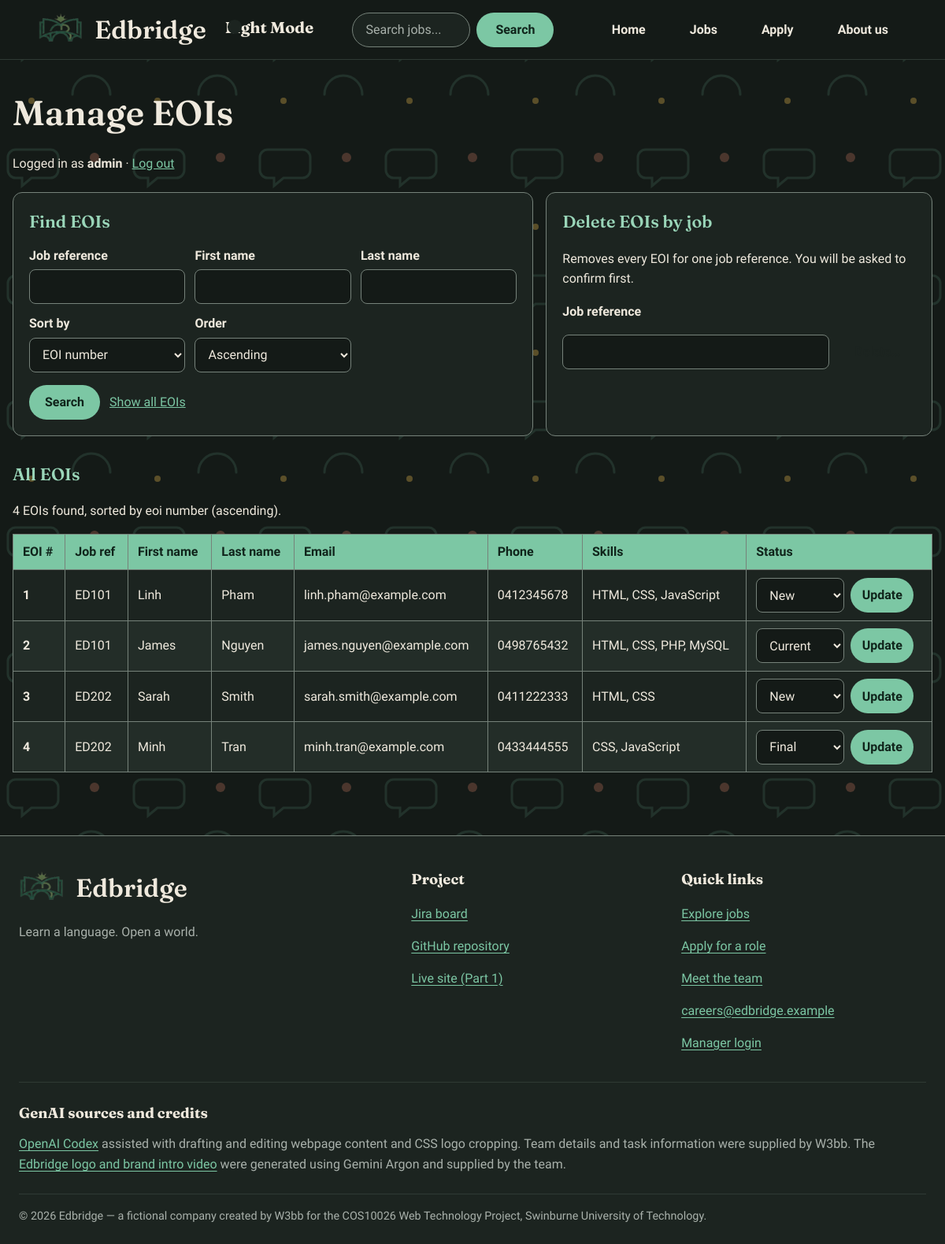
/manage.php (signed in), run on the app's committed database.
### tables this page shows
CREATE TABLE eoi (
  EOInumber INT UNSIGNED NOT NULL AUTO_INCREMENT,
  job_reference VARCHAR(5) NOT NULL,
  first_name VARCHAR(20) NOT NULL,
  last_name VARCHAR(20) NOT NULL,
  date_of_birth DATE NOT NULL,
  gender VARCHAR(20) NOT NULL,
  street_address VARCHAR(40) NOT NULL,
  suburb VARCHAR(40) NOT NULL,
  state CHAR(3) NOT NULL,
  postcode CHAR(4) NOT NULL,
  email VARCHAR(255) NOT NULL,
  phone VARCHAR(12) NOT NULL,
  skill1 VARCHAR(50) NULL,
  skill2 VARCHAR(50) NULL,
  skill3 VARCHAR(50) NULL,
  skill4 VARCHAR(50) NULL,
  skill5 VARCHAR(50) NULL,
  other_skills TEXT NULL,
  status ENUM('New', 'Current', 'Final') NOT NULL DEFAULT 'New',
  PRIMARY KEY (EOInumber)
);

### functions.php (called while the page is built, shortened)
<?php
function cleanInput($value): string
{
    $value = trim((string)$value);
    $value = stripslashes($value);
    return htmlspecialchars($value, ENT_QUOTES, 'UTF-8');
}
function safeOutput($value): string
{
    return htmlspecialchars((string)$value, ENT_QUOTES, 'UTF-8');
}

### manage.php (the view, shortened to what this page needs)
<?php
require_once __DIR__ . '/functions.php';
$sortFields = [
    'EOInumber'     => 'EOI number',
    'job_reference' => 'Job reference',
    'first_name'    => 'First name',
    'last_name'     => 'Last name',
    'status'        => 'Status',
];
$statuses = ['New', 'Current', 'Final'];
$conn = dbConnect();
$filterRef = strtoupper(cleanInput($_GET['job_reference'] ?? ''));
$filterFirst = cleanInput($_GET['first_name'] ?? '');
$filterLast = cleanInput($_GET['last_name'] ?? '');
$sort = (isset($_GET['sort']) && is_string($_GET['sort']) && array_key_exists($_GET['sort'], $sortFields))
    ? $_GET['sort'] : 'EOInumber';
$order = (($_GET['order'] ?? '') === 'desc') ? 'desc' : 'asc';
$pageUrl = 'manage.php?' . http_build_query([
    'job_reference' => $filterRef,
    'first_name'    => $filterFirst,
    'last_name'     => $filterLast,
    'sort'          => $sort,
    'order'         => $order,
]);
$rows = [];
if ($conn !== null) {
    $sql = "SELECT EOInumber, job_reference, first_name, last_name, email, phone,
                   CONCAT_WS(', ', skill1, skill2, skill3, skill4, skill5) AS skills, status
              FROM eoi";
    $sql .= " ORDER BY $sort " . strtoupper($order) . ', EOInumber ASC';
    $stmt = $conn->prepare($sql);
    if ($stmt) {
        $stmt->execute();
        $result = $stmt->get_result();
        while ($row = $result->fetch_assoc()) {
            $rows[] = $row;
        }
    } else {
        error_log('Manage query failed: ' . $conn->error);
        $message = 'The eoi table was not found. Import the SQL file first.';
        $messageType = 'error';
    }
}
$isFiltered = ($filterRef !== '' || $filterFirst !== '' || $filterLast !== '');
?>
<!DOCTYPE html>
<html lang="en">
<head>
  <link rel="stylesheet" href="styles/styles.css">
</head>
<body class="manage-page">
<?php include __DIR__ . '/header.inc'; ?>
  <main id="main">
    <div class="manage-title">
      <h1>Manage EOIs</h1>
      <p>Logged in as <strong><?php echo safeOutput($_SESSION[SESSION_USERNAME] ?? ''); ?></strong> &middot; <a href="logout.php">Log out</a></p>
    </div>
    <div class="manage-tools">
      <section class="manage-panel" aria-labelledby="filter-heading">
        <h2 id="filter-heading">Find EOIs</h2>
        <form action="manage.php" method="get">
          <div class="manage-fields">
            <div>
              <label for="filter_job_reference">Job reference</label>
              <input type="text" id="filter_job_reference" name="job_reference" maxlength="5" value="<?php echo safeOutput($filterRef); ?>">
            </div>
            <div>
              <label for="filter_first_name">First name</label>
              <input type="text" id="filter_first_name" name="first_name" maxlength="20" value="<?php echo safeOutput($filterFirst); ?>">
            </div>
            <div>
              <label for="filter_last_name">Last name</label>
              <input type="text" id="filter_last_name" name="last_name" maxlength="20" value="<?php echo safeOutput($filterLast); ?>">
            </div>
            <div>
              <label for="sort">Sort by</label>
              <select id="sort" name="sort">
<?php foreach ($sortFields as $field => $label): ?>
                <option value="<?php echo $field; ?>"<?php if ($field === $sort) echo ' selected'; ?>><?php echo $label; ?></option>
<?php endforeach; ?>
              </select>
            </div>
            <div>
              <label for="order">Order</label>
              <select id="order" name="order">
                <option value="asc"<?php if ($order === 'asc') echo ' selected'; ?>>Ascending</option>
              </select>
            </div>
          </div>
          <div class="manage-actions">
            <button type="submit">Search</button>
            <a href="manage.php">Show all EOIs</a>
          </div>
        </form>
      </section>
      <section class="manage-panel" aria-labelledby="delete-heading">
        <h2 id="delete-heading">Delete EOIs by job</h2>
        <p>Removes every EOI for one job reference. You will be asked to confirm first.</p>
        <form action="<?php echo safeOutput($pageUrl); ?>" method="post">
          <label for="delete_reference">Job reference</label>
          <div class="manage-actions">
            <input type="text" id="delete_reference" name="delete_reference" maxlength="5" required>
            <button type="submit" class="manage-danger">Delete&hellip;</button>
          </div>
        </form>
      </section>
    </div>
    <section aria-labelledby="results-heading">
      <h2 id="results-heading"><?php echo $isFiltered ? 'Matching EOIs' : 'All EOIs'; ?></h2>
      <p><?php echo count($rows); ?> EOI<?php echo count($rows) === 1 ? '' : 's'; ?> found, sorted by <?php echo safeOutput(strtolower($sortFields[$sort])); ?> (<?php echo $order === 'asc' ? 'ascending' : 'descending'; ?>).</p>
<?php if ($rows): ?>
      <div class="manage-table-scroll" role="region" aria-labelledby="results-heading" tabindex="0">
        <table class="manage-table">
          <thead>
            <tr>
              <th scope="col">EOI #</th>
              <th scope="col">Job ref</th>
              <th scope="col">First name</th>
              <th scope="col">Last name</th>
              <th scope="col">Email</th>
              <th scope="col">Phone</th>
              <th scope="col">Skills</th>
              <th scope="col">Status</th>
            </tr>
          </thead>
          <tbody>
<?php foreach ($rows as $row): ?>
<?php $id = safeOutput($row['EOInumber']); ?>
            <tr>
              <th scope="row"><?php echo $id; ?></th>
              <td><?php echo safeOutput($row['job_reference']); ?></td>
              <td><?php echo safeOutput($row['first_name']); ?></td>
              <td><?php echo safeOutput($row['last_name']); ?></td>
              <td><?php echo safeOutput($row['email']); ?></td>
              <td><?php echo safeOutput($row['phone']); ?></td>
              <td><?php echo safeOutput($row['skills']); ?></td>
              <td>
                <form class="manage-status" action="<?php echo safeOutput($pageUrl); ?>" method="post">
                  <select id="status_<?php echo $id; ?>" name="status">
<?php foreach ($statuses as $status): ?>
                    <option value="<?php echo $status; ?>"<?php if ($status === $row['status']) echo ' selected'; ?>><?php echo $status; ?></option>
<?php endforeach; ?>
                  </select>
                  <button type="submit">Update</button>
                </form>
              </td>
            </tr>
<?php endforeach; ?>
          </tbody>
        </table>
      </div>
<?php else: ?>
      <p class="manage-empty">No EOIs match these filters.</p>
<?php endif; ?>
    </section>
  </main>
<?php include __DIR__ . '/footer.inc'; ?>
</body>
</html>

### styles/styles.css (style rules this page uses)
:root { --paper: #141a17; --paper-raised: #1c2420; --paper-sunk: #232d28; --ink: #efe9dd; --ink-muted: #a9b1ab; --line: #2f3a34; --line-strong: #76827a; --brand: #7cc7a4; --brand-strong: #9ad6b9; --brand-tint: #1e3a2e; --on-brand: #10241b; --accent: #f08a6e; --accent-text: #f4a38c; --on-sun: #b3b1ae; --focus: #f4a38c; --col-strong: #232d28; --font-display: "Fraunces", Georgia, serif; --font-sans: "Atkinson Hyperlegible", "Segoe UI", system-ui, sans-serif; --font-normal: 'Times New Roman', Times, serif; }
* { box-sizing: border-box; }
body { margin: 0; background-color: var(--paper); background-image: url("../img/hero-pattern-dark.svg"); background-repeat: repeat; background-size: 160px 160px; color: var(--ink); font-family: var(--font-sans); line-height: 1.6; }
h1, h2 { font-family: var(--font-display); font-weight: 600; }
h1 { font-size: 3rem; margin: 0; }
h2 { font-size: 2rem; color: var(--brand-strong); }
p { font-size: 1.25rem; }
a { color: var(--brand); }
.manage-page > main { width: min(100% - 2rem, 76rem); margin-inline: auto; padding-block: 2rem; }
.manage-page h1 { font-size: clamp(2rem, 4vw, 2.75rem); margin-bottom: 0.25rem; }
.manage-page h2 { font-size: 1.35rem; margin: 0 0 0.75rem; }
.manage-page p { font-size: 1rem; }
.manage-tools { display: flex; flex-wrap: wrap; gap: 1rem; margin-block: 1.5rem 2rem; }
.manage-panel, .manage-confirm { flex: 1 1 20rem; padding: 1.25rem; border: 1px solid var(--line-strong); border-radius: 12px; background: var(--paper-raised); }
.manage-panel:first-child { flex-grow: 2; }
.manage-fields { display: grid; grid-template-columns: repeat(auto-fit, minmax(10rem, 1fr)); gap: 0.75rem; }
.manage-page label { display: block; margin-bottom: 0.3rem; font-weight: 700; }
.manage-page main input[type="text"], .manage-page main select { width: 100%; min-height: 44px; padding: 0.5rem 0.75rem; border: 1px solid var(--line-strong); border-radius: 8px; background: var(--paper); color: var(--ink); font: inherit; }
.manage-actions { display: flex; flex-wrap: wrap; align-items: center; gap: 0.75rem; margin-top: 1rem; }
.manage-actions input[type="text"] { flex: 1 1 8rem; width: auto; }
.manage-page main button { min-height: 44px; padding: 0.5rem 1.25rem; border: none; border-radius: 999px; background: var(--brand); color: var(--on-brand); font: inherit; font-weight: 700; cursor: pointer; }
.manage-page main .manage-danger { background: var(--danger); color: var(--paper-raised); }
.manage-table-scroll { max-width: 100%; overflow-x: auto; }
.manage-table { width: 100%; min-width: 52rem; border-collapse: collapse; background: var(--paper-raised); }
.manage-table th, .manage-table td { padding: 0.6rem 0.75rem; border: 1px solid var(--line-strong); text-align: left; vertical-align: middle; }
.manage-table thead { background: var(--brand); color: var(--on-brand); }
.manage-table tbody tr:nth-child(even) { background: var(--paper-sunk); }
.manage-status { display: flex; gap: 0.5rem; align-items: center; }
.manage-page main .manage-status select { width: auto; min-width: 7rem; }
.manage-page main .manage-status button { padding-inline: 0.9rem; }

### data on the page
eoi: EOInumber "1", job_reference "ED101", first_name "Linh", last_name "Pham", email "linh.pham@example.com", phone "0412345678", skills "HTML, CSS, JavaScript", status "New"
eoi: EOInumber "2", job_reference "ED101", first_name "James", last_name "Nguyen", email "james.nguyen@example.com", phone "0498765432", skills "HTML, CSS, PHP, MySQL", status "Current"
eoi: EOInumber "3", job_reference "ED202", first_name "Sarah", last_name "Smith", email "sarah.smith@example.com", phone "0411222333", skills "HTML, CSS", status "New"
eoi: EOInumber "4", job_reference "ED202", first_name "Minh", last_name "Tran", email "minh.tran@example.com", phone "0433444555", skills "CSS, JavaScript", status "Final"

### other printed values
$label "Home"
$label "Jobs"
$label "Apply"
$label "About us"
safeOutput($_SESSION[SESSION_USERNAME] ?? '') "admin"
count($rows) "4"
safeOutput(strtolower($sortFields[$sort])) "eoi number"
form field sort "EOI number"
